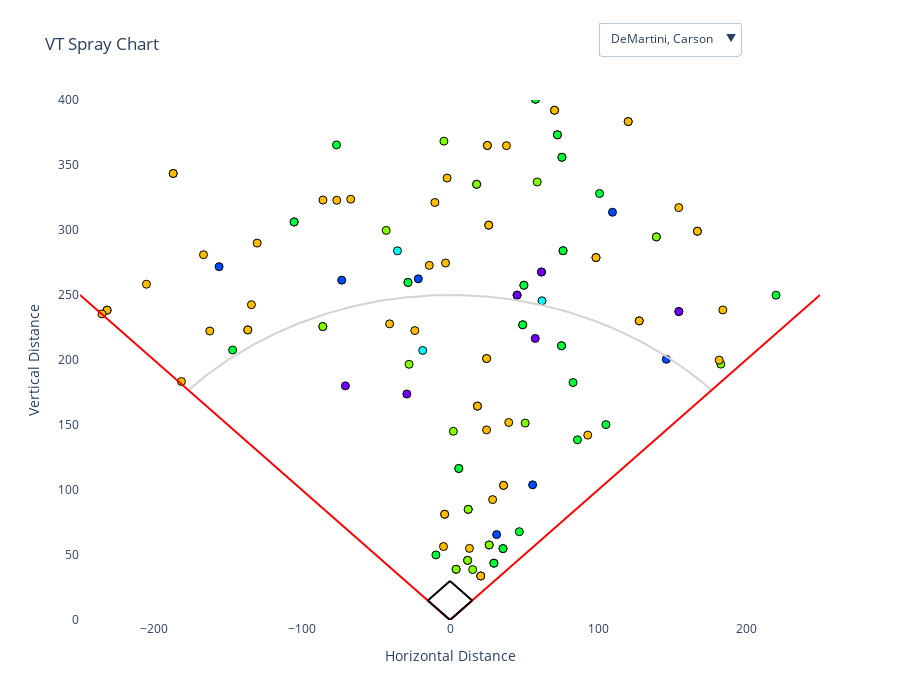

The code cell stored with this chart in its notebook:
### Code cell
fair_vt = vt[
    (vt['Direction'] >= -45) &
    (vt['Direction'] <= 45) &
    (vt['Distance'] >= 30)
].dropna(subset=['Distance'])

fair_vt['Direction_rad'] = np.deg2rad(fair_vt['Direction'])
fair_vt['SprayX'] = fair_vt['Distance'] * np.sin((fair_vt['Direction_rad']))
fair_vt['SprayY'] = fair_vt['Distance'] * np.cos((fair_vt['Direction_rad']))

vt_batters = ['DeMartini, Carson', 'Martin, Christian', 'Cannizzaro, Chris', 'Grady, Clay', 'Cooke, Henry']
vt_subset = fair_vt[fair_vt['Batter'].isin(vt_batters)]
batters = vt_subset['Batter'].unique()

pitch_types = fair_vt['TaggedPitchType'].unique()
palette = dict(zip(pitch_types, sns.color_palette("hsv", n_colors=len(pitch_types)).as_hex()))
fair_vt['Color'] = fair_vt['TaggedPitchType'].map(palette)

fig= go.Figure()

for i, batter in enumerate(batters):
    batter_data = vt_subset[vt_subset['Batter'] == batter]
    fig.add_trace(go.Scatter(
        x=batter_data['SprayX'],
        y=batter_data['SprayY'],
        mode='markers',
        marker=dict(size=8, color=batter_data['TaggedPitchType'].map(palette),
                    line=dict(width=1, color='black')),
        name='',
        visible =(i==0),
        hovertemplate=(
            "Distance: %{customdata[0]} ft<br>" +
            "Pitch Type: %{customdata[1]}"
        ),
        customdata=np.stack((batter_data['Distance'], batter_data['TaggedPitchType']), axis=-1)
    ))

dropdown_buttons = [
    dict(
        label=batter,
        method='update',
        args=[
            {"visible": [i==j for j in range(len(batters))]},
            {"title": f"Spray Chart for {batter}"}
        ]
    )
    for i, batter in enumerate(batters)
]
foul_lines = [
    dict(type="line", x0=0, y0=0, x1=-250, y1=250, line=dict(color='red', width=2)),
    dict(type='line', x0=0, y0=0, x1=250, y1=250, line=dict(color='red', width=2))                                 
]

theta = np.linspace(-np.pi/4, np.pi/4, 200)
arc_x = 250*np.sin(theta)
arc_y = 250*np.cos(theta)
fig.add_trace(go.Scatter(x = arc_x, y=arc_y, mode='lines', line=dict(color='lightgray'), 
                         showlegend=False))

base_path = [
    dict(
        type='line',
        x0=0, y0=0,
        x1=15, y1=15,
        line=dict(color='black', width=2)
    ),
    dict(
        type='line',
        x0=15, y0=15,
        x1=0, y1=30,
        line=dict(color='black', width=2)
    ),
    dict(
        type='line',
        x0=0, y0=30,
        x1=-15, y1=15,
        line=dict(color='black', width=2)
    ),
    dict(
        type='line',
        x0=-15, y0=15,
        x1=0, y1=0,
        line=dict(color='black', width=2)
    ),
]


fig.update_layout(
    updatemenus=[
        dict(
            active=0,
            buttons=dropdown_buttons,
            x=0.7,
            xanchor='left',
            y=1.15,
            yanchor='top', 
        )
    ],
    shapes=foul_lines + base_path,
    title = f"VT Spray Chart",
    xaxis = dict(range=[-250, 250], title = 'Horizontal Distance'),
    yaxis=dict(range=[0, 400], title="Vertical Distance"),
    plot_bgcolor = 'white',
    width = 900,
    height=700,
    showlegend=False
)

fig.show()

### Figure 1 — Plotly figure (JSON) as saved in the notebook; plotly's stock layout.template omitted (floating-point values rounded to 4 significant figures; data arrays with more than 128 entries replaced by an {"elided": "..."} marker saying what was removed)
{"data": [{"customdata": {"elided": "132x2 mixed values"}, "hovertemplate": "Distance: %{customdata[0]} ft<br>Pitch Type: %{customdata[1]}", "marker": {"color": {"elided": "132 str values"}, "line": {"color": "black", "width": 1}, "size": 8}, "mode": "markers", "name": "", "type": "scatter", "visible": true, "x": {"elided": "132 float values"}, "y": {"elided": "132 float values"}}, {"customdata": {"elided": "105x2 mixed values"}, "hovertemplate": "Distance: %{customdata[0]} ft<br>Pitch Type: %{customdata[1]}", "marker": {"color": ["#ffbd00", "#ffbd00", "#ffbd00", "#00ff39", "#ffbd00", "#ffbd00", "#004bff", "#00ff39", "#ffbd00", "#ffbd00", "#ffbd00", "#ffbd00", "#ffbd00", "#004bff", "#ffbd00", "#ffbd00", "#84ff00", "#ffbd00", "#00ff39", "#ffbd00", "#84ff00", "#84ff00", "#ffbd00", "#ffbd00", "#ffbd00", "#ffbd00", "#ffbd00", "#ffbd00", "#00ff39", "#ffbd00", "#7200ff", "#00ff39", "#00ff39", "#ffbd00", "#7200ff", "#00ff39", "#ffbd00", "#7200ff", "#ffbd00", "#7200ff", "#ffbd00", "#ffbd00", "#ffbd00", "#ffbd00", "#ffbd00", "#ffbd00", "#ffbd00", "#ffbd00", "#ffbd00", "#ffbd00", "#00ff39", "#00ff39", "#ffbd00", "#ffbd00", "#ffbd00", "#ffbd00", "#ffbd00", "#7200ff", "#7200ff", "#84ff00", "#00ff39", "#7200ff", "#7200ff", "#84ff00", "#00ff39", "#ffbd00", "#ffbd00", "#ffbd00", "#84ff00", "#ffbd00", "#84ff00", "#ffbd00", "#00ff39", "#ffbd00", "#00ff39", "#ffbd00", "#ffbd00", "#ffbd00", "#7200ff", "#7200ff", "#7200ff", "#84ff00", "#ffbd00", "#84ff00", "#ffbd00", "#00ff39", "#ffbd00", "#ffbd00", "#00ff39", "#ffbd00", "#ffbd00", "#ffbd00", "#ffbd00", "#00ff39", "#ffbd00", "#ffbd00", "#ffbd00", "#ffbd00", "#004bff", "#00ff39", "#ffbd00", "#ffbd00", "#ffbd00", "#ffbd00", "#ffbd00"], "line": {"color": "black", "width": 1}, "size": 8}, "mode": "markers", "name": "", "type": "scatter", "visible": false, "x": [27.48, 138.6, 83.56, -189.4, 23.27, 81.61, 102.8, -60.79, 3.579, 16.89, 18.68, 6.804, 17.26, 37.42, -168.4, 21.89, 38.21, 64.23, 94.45, -80.54, 96.22, 119.1, -164.4, -5.93, 127.7, -164.4, -5.93, 127.7, 1.054, 23.54, -98.79, 112.2, 1.054, 23.54, -98.79, 112.2, -72.67, -4.763, -72.67, -4.763, 20.81, 6.821, 20.81, 6.821, -123.7, 125.6, -23.11, -123.7, 125.6, -23.11, 61.68, 61.68, 262.8, 1.679, 72.73, 12.87, 12.87, -72.28, -6.015, -10.67, -29.21, -72.28, -6.015, -10.67, -29.21, 34.58, 33.17, -70.48, -4.671, -70.48, -4.671, 36.97, 80.7, 36.97, 80.7, 0.1803, 0.1803, 83.5, 41.3, 32.36, -91.18, 123.1, 179.1, 123.1, 179.1, 90.19, 74.48, -13.33, 90.19, 74.48, -13.33, -94.32, -43.04, -56.44, -90.86, -34.42, 97.55, 3.513, -148.2, -80.7, 104.2, -163.1, 11.42, -163.1, 11.42], "y": [52.91, 247.1, 112.9, 247.8, 24.61, 389.1, 334.1, 112.5, 95.15, 53.64, 109.7, 81.38, 56.41, 83.24, 222.7, 329.2, 68.68, 108.1, 178.7, 230.9, 288.9, 248.3, 273.8, 33.38, 369.9, 273.8, 33.38, 369.9, 34.55, 27.8, 135.6, 272.0, 34.55, 27.8, 135.6, 272.0, 298.8, 31.3, 298.8, 31.3, 350.2, 92.22, 350.2, 92.22, 304.3, 325.3, 144.0, 304.3, 325.3, 144.0, 126.0, 126.0, 299.1, 377.0, 155.6, 94.4, 94.4, 147.3, 37.86, 261.4, 208.8, 147.3, 37.86, 261.4, 208.8, 69.93, 84.76, 248.7, 306.0, 248.7, 306.0, 142.5, 272.3, 142.5, 272.3, 280.0, 280.0, 296.0, 348.0, 255.1, 152.6, 253.3, 319.5, 253.3, 319.5, 335.0, 248.7, 308.5, 335.0, 248.7, 308.5, 306.0, 365.4, 156.2, 230.5, 362.0, 226.2, 291.4, 150.8, 240.7, 383.9, 170.7, 237.1, 170.7, 237.1]}, {"customdata": {"elided": "138x2 mixed values"}, "hovertemplate": "Distance: %{customdata[0]} ft<br>Pitch Type: %{customdata[1]}", "marker": {"color": {"elided": "138 str values"}, "line": {"color": "black", "width": 1}, "size": 8}, "mode": "markers", "name": "", "type": "scatter", "visible": false, "x": {"elided": "138 float values"}, "y": {"elided": "138 float values"}}, {"customdata": {"elided": "95x2 mixed values"}, "hovertemplate": "Distance: %{customdata[0]} ft<br>Pitch Type: %{customdata[1]}", "marker": {"color": ["#ffbd00", "#ffbd00", "#ffbd00", "#7200ff", "#ffbd00", "#00ff39", "#00ff39", "#84ff00", "#00fff6", "#00ff39", "#00ff39", "#ffbd00", "#84ff00", "#7200ff", "#ffbd00", "#00ff39", "#00ff39", "#00ff39", "#00ff39", "#ffbd00", "#ffbd00", "#00ff39", "#ffbd00", "#00ff39", "#ffbd00", "#00ff39", "#84ff00", "#84ff00", "#ffbd00", "#ffbd00", "#00ff39", "#00ff39", "#00ff39", "#00ff39", "#ffbd00", "#7200ff", "#00ff39", "#ffbd00", "#00ff39", "#ffbd00", "#00ff39", "#00ff39", "#7200ff", "#00ff39", "#00ff39", "#7200ff", "#00ff39", "#00ff39", "#ffbd00", "#ffbd00", "#ffbd00", "#ffbd00", "#ffbd00", "#00ff39", "#ffbd00", "#ffbd00", "#00ff39", "#ffbd00", "#00ff39", "#ffbd00", "#ffbd00", "#00ff39", "#ffbd00", "#ffbd00", "#7200ff", "#00ff39", "#ffbd00", "#00ff39", "#84ff00", "#ffbd00", "#00ff39", "#84ff00", "#ffbd00", "#00ff39", "#ffbd00", "#00ff39", "#ffbd00", "#ffbd00", "#00ff39", "#ffbd00", "#ffbd00", "#00ff39", "#ffbd00", "#ffbd00", "#004bff", "#ffbd00", "#7200ff", "#00ff39", "#ffbd00", "#ffbd00", "#7200ff", "#00ff39", "#ffbd00", "#ffbd00", "#ffbd00"], "line": {"color": "black", "width": 1}, "size": 8}, "mode": "markers", "name": "", "type": "scatter", "visible": false, "x": [-69.17, 11.85, -61.51, 5.354, -11.19, -32.43, -31.22, -69.25, -169.5, -109.3, -139.3, 211.4, -51.93, 2.777, -57.06, -28.87, -80.1, -28.87, -80.1, -10.15, -195.6, -120.0, -17.04, -33.78, -17.04, -33.78, -33.77, -33.77, -9.128, -9.128, -133.8, -134.5, -133.8, -134.5, -35.29, -18.36, -35.94, 9.452, -35.94, 9.452, 21.51, -38.97, 35.82, 21.51, -38.97, 35.82, -50.24, -50.44, 64.1, 33.32, 64.1, 33.32, 51.01, -36.43, 5.977, 51.01, -36.43, 5.977, 57.23, -148.3, 123.6, 57.23, -148.3, 123.6, 19.62, -180.5, 166.1, -24.73, -49.51, 166.1, -24.73, -49.51, -63.01, 99.94, -63.01, 99.94, -5.535, -5.535, 57.15, -97.58, -128.0, -36.03, -143.6, -7.911, -16.74, 42.65, 124.6, -150.8, -75.58, -30.52, 124.6, -150.8, -75.58, -30.52, -115.2], "y": [272.2, 115.0, 261.1, 143.5, 46.9, 77.51, 41.51, 73.63, 303.2, 216.4, 361.5, 214.7, 106.8, 99.95, 346.2, 55.12, 291.9, 55.12, 291.9, 204.0, 252.7, 163.8, 42.21, 315.6, 42.21, 315.6, 249.6, 249.6, 314.9, 314.9, 305.9, 280.0, 305.9, 280.0, 290.1, 65.72, 37.97, 171.8, 37.97, 171.8, 262.5, 54.25, 303.0, 262.5, 54.25, 303.0, 182.2, 363.5, 105.3, 272.5, 105.3, 272.5, 257.2, 134.9, 111.6, 257.2, 134.9, 111.6, 282.1, 188.7, 240.0, 282.1, 188.7, 240.0, 29.6, 224.0, 251.5, 256.0, 325.6, 251.5, 256.0, 325.6, 218.1, 204.2, 218.1, 204.2, 84.58, 84.58, 301.2, 332.3, 338.2, 44.96, 378.0, 158.9, 69.29, 325.6, 266.4, 270.4, 218.6, 337.6, 266.4, 270.4, 218.6, 337.6, 305.6]}, {"customdata": [[85.92, "Sinker"], [229.7, "Slider"], [182.2, "Fastball"], [320.9, "Fastball"], [208.1, "Slider"], [237.0, "Slider"], [268.2, "Fastball"], [327.8, "Fastball"], [136.0, "Slider"], [310.0, "Fastball"], [327.7, "Fastball"]], "hovertemplate": "Distance: %{customdata[0]} ft<br>Pitch Type: %{customdata[1]}", "marker": {"color": ["#7200ff", "#00ff39", "#ffbd00", "#ffbd00", "#00ff39", "#00ff39", "#ffbd00", "#ffbd00", "#00ff39", "#ffbd00", "#ffbd00"], "line": {"color": "black", "width": 1}, "size": 8}, "mode": "markers", "name": "", "type": "scatter", "visible": false, "x": [-26.69, 79.69, -101.6, -191.6, -53.24, -2.148, -98.68, 147.7, 61.94, 24.81, 90.24], "y": [81.67, 215.4, 151.3, 257.4, 201.1, 237.0, 249.4, 292.6, 121.0, 309.0, 315.1]}, {"line": {"color": "lightgray"}, "mode": "lines", "showlegend": false, "type": "scatter", "x": {"elided": "200 float values"}, "y": {"elided": "200 float values"}}], "layout": {"height": 700, "plot_bgcolor": "white", "shapes": [{"line": {"color": "red", "width": 2}, "type": "line", "x0": 0, "x1": -250, "y0": 0, "y1": 250}, {"line": {"color": "red", "width": 2}, "type": "line", "x0": 0, "x1": 250, "y0": 0, "y1": 250}, {"line": {"color": "black", "width": 2}, "type": "line", "x0": 0, "x1": 15, "y0": 0, "y1": 15}, {"line": {"color": "black", "width": 2}, "type": "line", "x0": 15, "x1": 0, "y0": 15, "y1": 30}, {"line": {"color": "black", "width": 2}, "type": "line", "x0": 0, "x1": -15, "y0": 30, "y1": 15}, {"line": {"color": "black", "width": 2}, "type": "line", "x0": -15, "x1": 0, "y0": 15, "y1": 0}], "showlegend": false, "title": {"text": "VT Spray Chart"}, "updatemenus": [{"active": 0, "buttons": [{"args": [{"visible": [true, false, false, false, false]}, {"title": "Spray Chart for DeMartini, Carson"}], "label": "DeMartini, Carson", "method": "update"}, {"args": [{"visible": [false, true, false, false, false]}, {"title": "Spray Chart for Martin, Christian"}], "label": "Martin, Christian", "method": "update"}, {"args": [{"visible": [false, false, true, false, false]}, {"title": "Spray Chart for Cannizzaro, Chris"}], "label": "Cannizzaro, Chris", "method": "update"}, {"args": [{"visible": [false, false, false, true, false]}, {"title": "Spray Chart for Grady, Clay"}], "label": "Grady, Clay", "method": "update"}, {"args": [{"visible": [false, false, false, false, true]}, {"title": "Spray Chart for Cooke, Henry"}], "label": "Cooke, Henry", "method": "update"}], "x": 0.7, "xanchor": "left", "y": 1.15, "yanchor": "top"}], "width": 900, "xaxis": {"range": [-250, 250], "title": {"text": "Horizontal Distance"}}, "yaxis": {"range": [0, 400], "title": {"text": "Vertical Distance"}}}}
